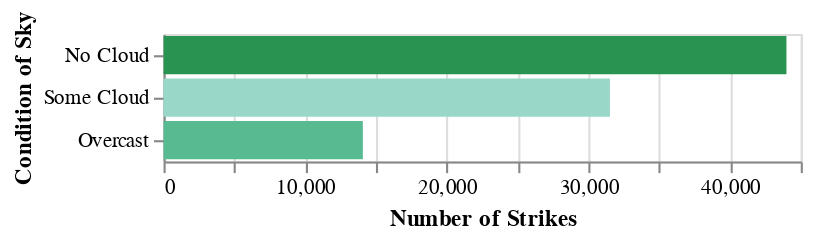

Notebook cell for this chart:
### Markdown cell above
_Making the charts_

### Code cell
sky_chart = alt.Chart(sky_strikes_excl_ukn).mark_bar().encode(
    x=alt.X('num_strikes:Q', title='Number of Strikes'),
    y = alt.Y('sky:O', title = 'Condition of Sky').sort('-x'),
    tooltip=['sky', 'num_strikes'],
    color= alt.Color('sky').legend(None).scale(scheme='bluegreen', reverse=True)
)
sky_chart

### Figure 1 — Vega-Lite specification as saved in the notebook (floating-point values rounded to 4 significant figures)
{"config": {"view": {"continuousWidth": 300, "continuousHeight": 300}}, "data": {"name": "data-4d8828ff9cb1bae2380066d82ff9137f"}, "mark": {"type": "bar"}, "encoding": {"color": {"field": "sky", "legend": null, "scale": {"scheme": "bluegreen", "reverse": true}, "type": "nominal"}, "tooltip": [{"field": "sky", "type": "nominal"}, {"field": "num_strikes", "type": "quantitative"}], "x": {"field": "num_strikes", "title": "Number of Strikes", "type": "quantitative"}, "y": {"field": "sky", "sort": "-x", "title": "Condition of Sky", "type": "ordinal"}}, "$schema": "https://vega.github.io/schema/vega-lite/v5.20.1.json", "datasets": {"data-4d8828ff9cb1bae2380066d82ff9137f": [{"sky": "No Cloud", "num_strikes": 43989}, {"sky": "Some Cloud", "num_strikes": 31523}, {"sky": "Overcast", "num_strikes": 14075}]}}
